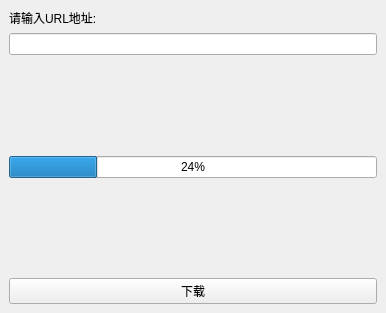
<?xml version="1.0" encoding="UTF-8"?>
<ui version="4.0">
 <class>MainWindow</class>
 <widget class="QMainWindow" name="MainWindow">
  <property name="geometry">
   <rect>
    <x>0</x>
    <y>0</y>
    <width>386</width>
    <height>313</height>
   </rect>
  </property>
  <property name="windowTitle">
   <string>MainWindow</string>
  </property>
  <widget class="QWidget" name="centralwidget">
   <layout class="QGridLayout" name="gridLayout">
    <item row="0" column="0">
     <layout class="QVBoxLayout" name="verticalLayout_3">
      <item>
       <layout class="QVBoxLayout" name="verticalLayout_2">
        <item>
         <layout class="QVBoxLayout" name="verticalLayout">
          <item>
           <widget class="QLabel" name="label">
            <property name="text">
             <string>请输入URL地址:</string>
            </property>
           </widget>
          </item>
          <item>
           <widget class="QLineEdit" name="lineEdit"/>
          </item>
         </layout>
        </item>
        <item>
         <spacer name="verticalSpacer">
          <property name="orientation">
           <enum>Qt::Vertical</enum>
          </property>
          <property name="sizeHint" stdset="0">
           <size>
            <width>20</width>
            <height>40</height>
           </size>
          </property>
         </spacer>
        </item>
        <item>
         <widget class="QProgressBar" name="progressBar">
          <property name="value">
           <number>24</number>
          </property>
         </widget>
        </item>
        <item>
         <spacer name="verticalSpacer_2">
          <property name="orientation">
           <enum>Qt::Vertical</enum>
          </property>
          <property name="sizeHint" stdset="0">
           <size>
            <width>20</width>
            <height>40</height>
           </size>
          </property>
         </spacer>
        </item>
       </layout>
      </item>
      <item>
       <widget class="QPushButton" name="pushButton">
        <property name="text">
         <string>下载</string>
        </property>
       </widget>
      </item>
     </layout>
    </item>
   </layout>
  </widget>
 </widget>
 <resources/>
 <connections/>
</ui>
